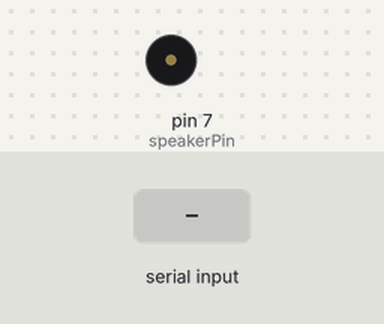
This sketch was run on a simulated Arduino Uno, built with avr-gcc and run on an emulated ATmega328P. Shown: buzzer (waves = sounding). The test bench sets the inputs (shaded band).

Above: at 1.2 s.
1.3 s: "90,45\n" received over Serial
At 2.0 s:
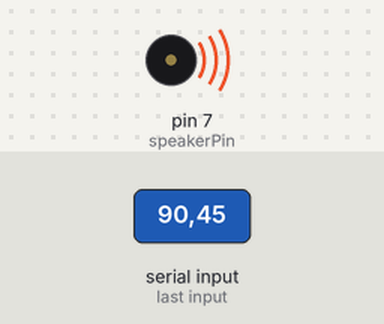
Timing chart, 0 to 4.3 s (numbered marks = the images above; inputs shaded):
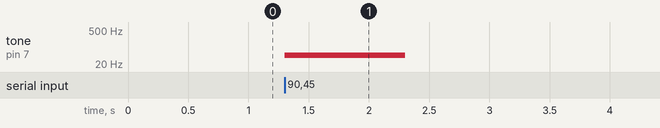

Measured:
- after the input at 1.3 s, tone on pin 7 (speakerPin): silent → 45 Hz at once, → silent 1.0 s later

The sketch:

serialTone.ino
```cpp
int speakerPin = 7;

void setup()
{
  Serial.begin(115200);
}

void loop()
{
  if(Serial.available())
  {
    int freq = Serial.parseInt();
    tone(speakerPin, freq);
  }

}
```
